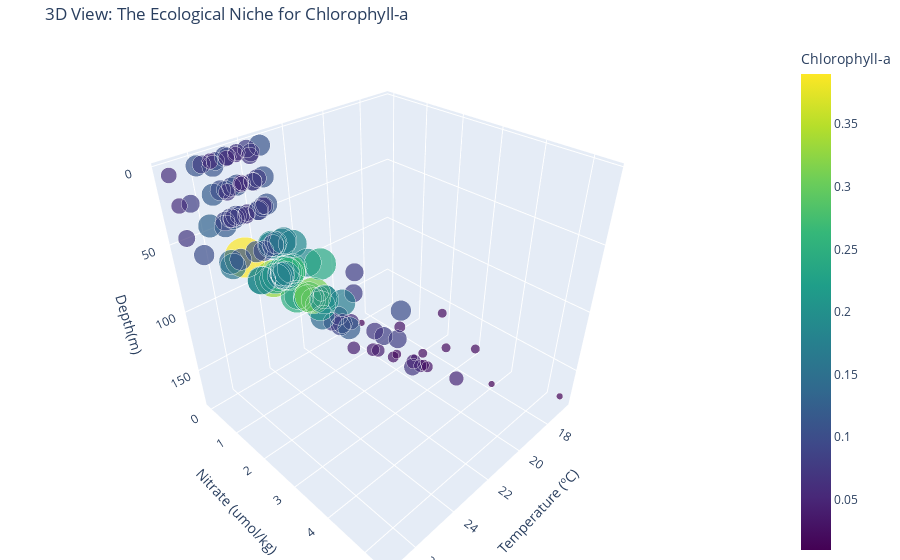

Notebook source saved alongside this figure:
### Code cell
# =====================================================================================================================================
# --- Interactive 3D Scatter Plot: Determining the combination effects of temperature, pressure, and nutrient salt such as nitrate ---
# =====================================================================================================================================

df_3d = final_df.dropna(
    # Sort out the four core variables
    subset=["temperature", "nitrate", "pressure", "chlorophyll"]
)

# Further sorting to be less than 400 meters
df_3d = df_3d[df_3d["pressure"] <= 400]

fig = px.scatter_3d(  # Create the 3-d graph with plotly built-in function
    df_3d,
    x="temperature",
    y="nitrate",
    z="pressure",
    color="chlorophyll",
    size="chlorophyll",
    size_max=40,
    color_continuous_scale=px.colors.sequential.Viridis,
    title="3D View: The Ecological Niche for Chlorophyll-a",
    labels={
        "temperature": "Temperature (ºC)",
        "nitrate": "Nitrate (umol/kg)",
        "pressure": "Depth(m)",
        "chlorophyll": "Chlorophyll-a",
    },
)
fig.update_layout(  # Decorative effects
    margin=dict(l=0, r=0, b=0, t=40),
    scene=dict(
        zaxis=dict(autorange="reversed"),
        xaxis_showbackground=True,
        yaxis_showbackground=True,
        zaxis_showbackground=True,
    ),
)

fig.show()
